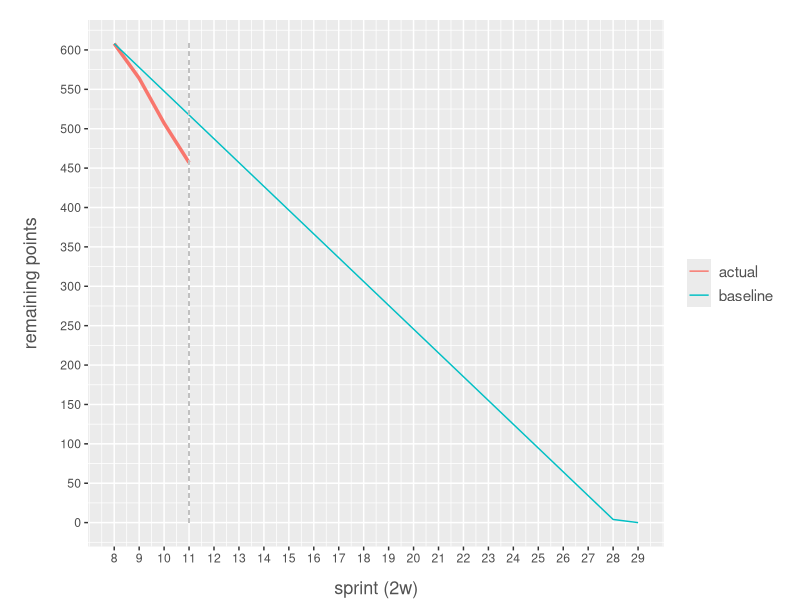

Write the R code that produced this figure.
library(ggplot2); library(scales); library(RColorBrewer);

# fte_theme taken from http://minimaxir.com/2015/02/ggplot-tutorial/
fte_theme <- function() {
    palette <- brewer.pal("Greys", n=9)
    color.background = palette[2]
    color.grid.major = palette[3]
    color.axis.text = palette[6]
    color.axis.title = palette[7]
    color.title = palette[9]

    theme_grey(base_size=11) +
        theme(legend.position="right") +
        theme(legend.text = element_text(size=11,color=color.axis.title)) +
        theme(legend.title = element_blank()) +

        # Set title and axis labels, and format these and tick marks
        theme(plot.title = element_text(color = color.title, size = 12,
                                        vjust = 1.25)) +
        #theme(axis.text.x=element_text(size=7,color=color.axis.text)) +
        #theme(axis.text.y=element_text(size=7,color=color.axis.text)) +
        theme(axis.title.x=element_text(size = 13, color = color.axis.title,
                                        vjust = -2)) +
        theme(axis.title.y=element_text(size = 13, color = color.axis.title,
                                        vjust = 5)) +

        theme(plot.margin = unit(c(0.5, 0.5, 0.35, 1), "cm"))
}

dat <- read.csv('burndown.csv')
baseline <- data.frame(dat$Sprint, dat$Baseline, rep('baseline', dim(dat)[1]))
actual <- data.frame(dat$Sprint, dat$Actual, rep('actual', dim(dat)[1]))
actual <- subset(actual, ! is.na(dat.Actual))
head <- c('sprint', 'efforts', 'type')
names(baseline) <- head
names(actual) <- head
burndown <- rbind(baseline, actual)

max_efforts <- max(burndown$efforts)
min_sprint <- min(burndown$sprint)
max_sprint <- max(burndown$sprint)
velocity <- max_efforts / (max_sprint - min_sprint)
ystep <- 50

min(actual$efforts)
plot <- ggplot(burndown, aes(sprint, efforts)) +
    geom_line(aes(color = type, size = type != 'baseline')) +
    geom_segment(aes(x = 11, xend = 11, y = 0, yend = max_efforts),
                 color = '#c0c0c0', size = 0.3, linetype = 'dashed') +
    scale_x_continuous(limits = c(min_sprint, max_sprint),
        breaks = seq(min_sprint, max_sprint, by=1), name = 'sprint (2w)') +
    scale_y_continuous(limits = c(0, max_efforts),
        breaks = seq(0, max_efforts, by=ystep), name = 'remaining points') +
    scale_size_manual(values = c(0.5, 1.2), guide = FALSE) +
    fte_theme()

svg('burndown.svg')
plot
dev.off()
